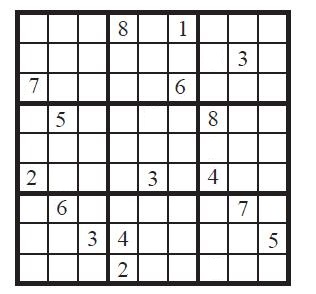
#> input picture DataiTeam-OpencvDeepLearing/Görüntü işleme/Gradyanlar/sudoku.jpg, 316 x 294 px, found by its file name
$ jupyter execute 'Opencv_11_Gradients(EdgeRec).ipynb'   (shell and % lines are left out)   (older library calls are emulated)
#> lines starting #> are read from the running program, lines starting #| are printed output that depends on the picture; after the words box and inside, x2 and y2 are one past the last pixel; in counts of white or black regions, pixels touching at a corner belong together
[cell 1]
import cv2
import numpy as np
import matplotlib.pyplot as plt

[cell 2]
def display_img(img):
    fig = plt.figure(figsize=(12,10))
    ax = fig.add_subplot(111)
    ax.imshow(img,cmap='gray')

[cell 3]
img = cv2.imread("Computer-Vision-with-Python/DATA/sudoku.jpg",0)
#> img: shape (294, 316); min 1, max 255, mean 214

[cell 4]
display_img(img)

[cell 5]
sobelx = cv2.Sobel(img,cv2.CV_64F,dx=1,dy=0,ksize=5)
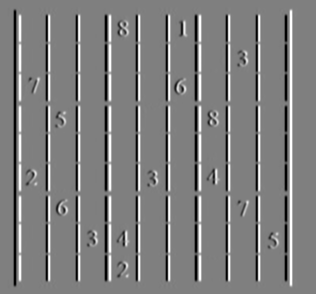
#> sobelx: shape (294, 316) float64; min -10816, max 10807, mean 0; drawn with min black and max white

[cell 6]
display_img(sobelx)

[cell 7]
sobely = cv2.Sobel(img,cv2.CV_64F,dx=0,dy=1,ksize=5)
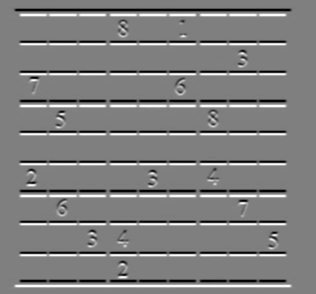
#> sobely: shape (294, 316) float64; min -10818, max 10837, mean 0; drawn with min black and max white

[cell 8]
display_img(sobely)

[cell 9]
laplacian = cv2.Laplacian(img,cv2.CV_64F)
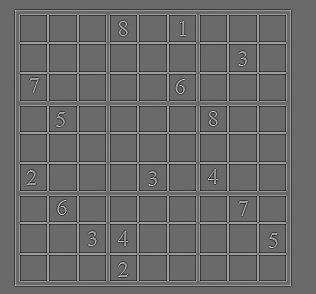
#> laplacian: shape (294, 316) float64; min -472, max 658, mean 0; drawn with min black and max white

[cell 10]
display_img(laplacian)

[cell 11]
blended = cv2.addWeighted(src1=sobelx,alpha=0.5,src2=sobely,beta=0.5,gamma=0)
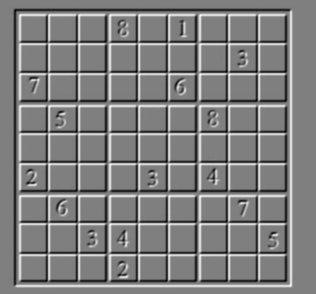
#> blended: shape (294, 316) float64; min -7412, max 7441, mean 0; drawn with min black and max white

[cell 12]
display_img(blended)

[cell 13]
#ret,th1 = cv2.threshold(blended,100,255,cv2.THRESH_BINARY)
ret,th1 = cv2.threshold(img,100,255,cv2.THRESH_BINARY)
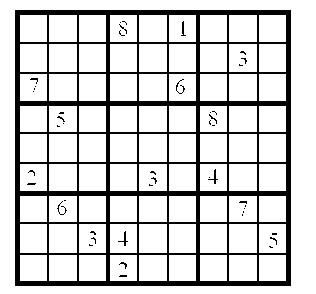
#> th1: shape (294, 316); 82.1% white; 46 black regions (40 under 20 px), largest, box (x1, y1, x2, y2) and area: (15, 10, 291, 286) 16152, (208, 169, 218, 184) 37, (118, 231, 128, 246) 37, (176, 79, 185, 94) 34, (181, 21, 186, 36) 31, (57, 201, 67, 215) 30

[cell 14]
display_img(th1)

[cell 15]
kernel = np.ones((4,4),np.uint8)

[cell 16]
gradient = cv2.morphologyEx(blended,cv2.MORPH_GRADIENT,kernel)
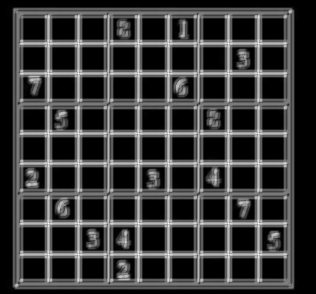
#> gradient: shape (294, 316) float64; min 0, max 14805, mean 3223.8; drawn with min black and max white
